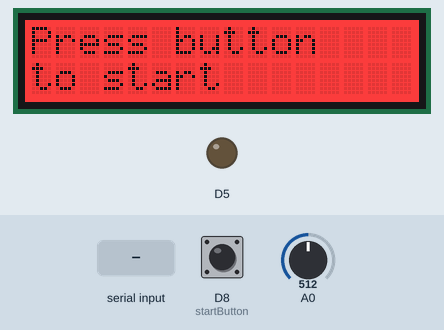
This sketch was run on a simulated ESP8266 (NodeMCU). Parts: 16×2 character LCD, output pins drawn as LEDs (lit = HIGH). The inputs (shaded band) are chosen by the test bench; at power-on: D8 (startButton) LOW, A0 = 512. What the sketch prints to the serial monitor is not drawn.

Above: at 3.9 s.
4.0 s: D8 (startButton) pulled HIGH for 0.7 s
At 5.0 s:
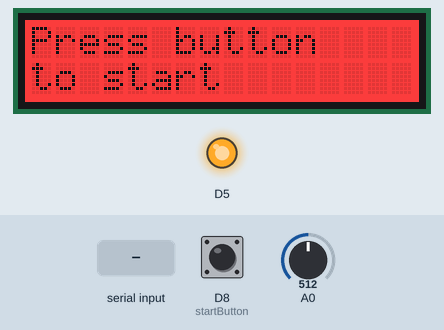
6.2 s: "score:\n" received over Serial
At 7.8 s:
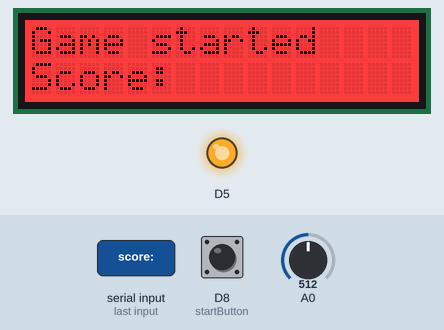
8.6 s: "game_over\n" received over Serial
At 9.4 s:
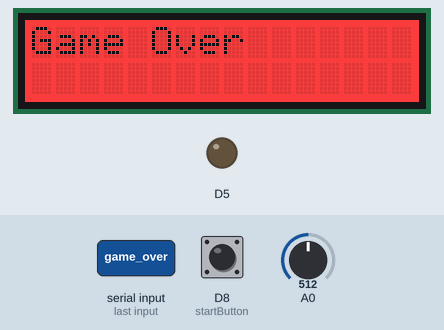
10.2 s: D8 (startButton) pulled HIGH for 3.2 s
At 10.9 s:
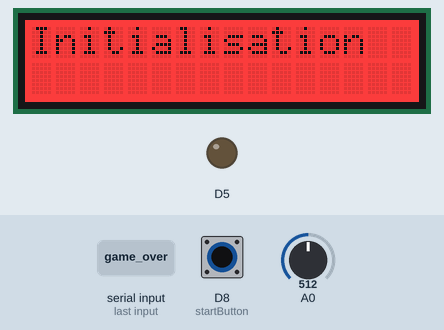
14.9 s: A0 set to 493
17.2 s: A0 set to 270
18.7 s: A0 set to 248
Timing chart, 0 to 21.7 s (numbered marks = the images above; inputs shaded):
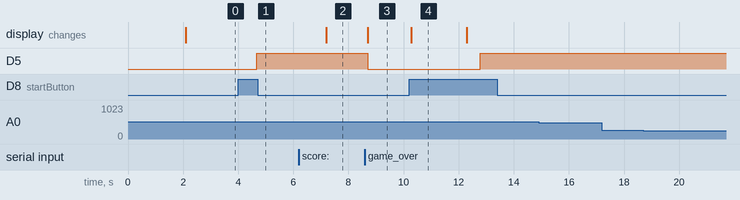

The sketch:

snake_game.ino
```cpp
#include "Application.h"

Application myApplication;

void setup()
{
  // put your setup code here, to run once:
  myApplication.init();
}

void loop()
{
  // put your main code here, to run repeatedly:
  myApplication.run();
}
```

Application.cpp
```cpp
/*********************************************************************
 * @file  Apllication.cpp
 * @author Lin Jen-Siang - Revelli Julie
 * @brief Fichier source de l'application
 *********************************************************************/
#include "Peripheral.h"
#include "Application.h"
#include "Button.h"
#include "Led.h"
#include "LCD.h"
#include "rotaryAngleSensor.h"
#include "PeripheralException.h"
#include <vector>
#include <Arduino.h>


Application::Application() {}

Application::~Application() {}

/**
 * @brief Initializes the application
 */
void Application::init(void)
{
    Serial.begin(115200);   // Open serial communication at 115200 baud
    Serial.println("Initialisation réussie");
}

/**
 * @brief Main method to run the application
 */
void Application::run(void)
{
  // Create instances of peripherals
  LCD myLCD;
  Button startButton(D8);                // Button connected to pin D8
  Led myLed(D5);                         // LED connected to pin D5
  rotaryAngleSensor rotationSensor(A0);  // Rotary angle sensor connected to A0

  // Initialize all peripherals
  myLCD.init();
  startButton.init();
  myLed.init();
  rotationSensor.init();

  try{
    // Wait until the button is pressed to start the game
    while (!startButton.isPress()) {
      myLCD.clear();
      myLCD << "Press button";       // Display prompt on the LCD
      myLCD.setCursor(0, 1);         // Move cursor to the second line
      myLCD << "to start";           // Display prompt continuation
      delay(500);
    }

    // Signal game start via serial output
    Serial.println("start_game");
    delay(500);

    // Main game loop
    while(true){
      myLed.high(); // Turn on the LED to indicate game activity

      // Check if the serial port is unavailable
      if (Serial.available() < 0) {
        throw PeripheralException("Serial port unavailable"); // Throw an exception if the serial port is not accessible
      }

      // If data is available on the serial port
      if (Serial.available() > 0) {
        String message = Serial.readStringUntil('\n');  // Read the serial message until a newline character

        // Handle incoming messages
        // When the message is "score:"
        if (message.startsWith("score:")) {
            String score = message.substring(6);  // Extract the score value
            delay(500);
            myLCD.clear(); // Clear the LCD
            myLCD << "Game started"; // Display Game started message
            myLCD.setCursor(0, 1);
            myLCD << "Score:"; // Display Score message on the second line
            myLCD.setCursor(7, 1);
            myLCD.message(score); // Display the score on the LCD
        }

        //When the message is "game_over"
        if (message.startsWith("game_over")) {
          myLed.low(); // Turn off the LED
          myLCD.clear(); // Clear the LCD
          myLCD << "Game Over"; // Display game over message

          // Wait until the button is pressed to restart the game
          while (!startButton.isPress()) {
            delay(500);
          }
          break; //exit the game loop
        }
      }

      rotationSensor.run(); // Continuously update the rotary sensor data
    }
  // Handle any peripheral-related exceptions
  } catch (const PeripheralException& e) {
    Serial.print("Erreur : ");
    Serial.println(e.getMessage());  // Print the error message to the serial console
  }
}
```

Application.h
```cpp
/*********************************************************************
 * @file  Apllication.h
 * @author Lin Jen-Siang - Revelli Julie
 * @brief Fichier header de l'application
 *********************************************************************/
#ifndef APPLICATION_H_
#define APPLICATION_H_

/**
  * @class Application
  * @brief Classe Application
*/
class Application
{
  public :
    /**
     * @fn Application();
     * @brief Constructeur par defaut
    */
    Application();
    /**
     * @fn Application();
     * @brief Destructeur
    */
    ~Application();
    /**
     * @fn void init(void)
     * @brief Fonction d'initialisation de l'application
    */
    void init(void);
    /**
     * @fn void run(void)
     * @brief Fonction de lancement de l'application
    */
    void run(void);
};
#endif
```

Button.cpp
```cpp
/*********************************************************************
 * @file  Button.cpp
 * @author Lin Jen-Siang - Revelli Julie
 * @brief Implementation file for the Button class
 *********************************************************************/
#include "Button.h"
#include <Arduino.h>

//#define BUTTON_PIN D8

/**
* @brief for the Button class
* @param pin
*/
Button::Button(int pin) : Peripheral("Button"), pin(pin) {};

/**
* @brief Initializes the button
*/
void Button::Button::init() {
  Serial.begin(115200);   // Start the serial connection at 115200 baud.
  pinMode(pin, INPUT);    // Set the specified pin as an input pin.
}

/**
* @brief Checks if the button is pressed
* @return true if the button is pressed, false otherwise
*/
bool Button::isPress() {
  int buttonState = digitalRead(pin); // Read the current state of the pin
    if(buttonState == LOW) {
      return false; // Button is not pressed
    } else {
      return true; // Button is pressed
    }
}
```

Button.h
```cpp
/*********************************************************************
 * @file  Button.h
 * @author Lin Jen-Siang - Revelli Julie
 * @brief Header file for the Button class representing a button peripheral
 *********************************************************************/
#ifndef BUTTON_H_
#define BUTTON_H_

#include "Peripheral.h"

/**
 * @class Button
 * @brief Class representing a button connected as a peripheral
 */
class Button : public Peripheral {
private:
    int pin;  // The digital pin connected to the button

public:
    /**
     * @brief Constructor for the Button class
     * @param pin The pin number where the button is connected
     */
    Button(int pin);

    /**
     * @brief Destructor for the Button class
     */
    ~Button() {}

    /**
     * @brief Initializes the button
     */
    void init() override;

    /**
     * @brief Checks if the button is pressed
     * @return `true` if the button is pressed, `false` otherwise.
     */
    bool isPress();
};

#endif
```

Led.cpp
```cpp
/*********************************************************************
 * @file  Led.cpp
 * @author Lin Jen-Siang - Revelli Julie
 * @brief Implementation file for the Led class
 *********************************************************************/
#include "Led.h"
#include <Arduino.h>

//#define LED_PIN D5

/**
 * @brief Constructor for the Led class
 * @param pin The pin number to which the LED is connected
 */
Led::Led(int pin) : Peripheral("Led"), pin(pin) {}

/**
 * @brief Initializes the LED
 * Sets the pin mode to OUTPUT and ensures the LED is turned off by default.
 */
void Led::init() {
  Serial.begin(115200);        // Initialize serial communication at 115200 baud
  pinMode(pin, OUTPUT);        // Configure the pin as an output
  digitalWrite(pin, LOW);      // Turn the LED off by default
}

/**
 * @brief Turns the LED off
 */
void Led::low() {
  digitalWrite(pin, LOW);      // Turn the LED off
}

/**
 * @brief Turns the LED on
 */
void Led::high() {
  digitalWrite(pin, HIGH);     // Turn the LED on
}
```

Led.h
```cpp
/*********************************************************************
 * @file  Led.h
 * @author Lin Jen-Siang - Revelli Julie
 * @brief Header file for the LED class representing a peripheral LED
 *********************************************************************/
#ifndef LED_H_
#define LED_H_

#include "Peripheral.h"

/**
 * @class Led
 * @brief Class representing an LED connected to a specified pin
 */
class Led : public Peripheral {
private:
    int pin;  // Pin connected to the LED

public:
    /**
     * @brief Constructor for the LED class
     * @param pin The pin number where the LED is connected
     */
    Led(int pin);

    /**
     * @brief Destructor for the LED class
     */
    ~Led() {};

    /**
     * @brief Initializes the LED
     * Sets the LED pin as an OUTPUT and turns it OFF by default.
     */
    void init() override;

    /**
     * @brief Turns the LED ON
     */
    void high();

    /**
     * @brief Turns the LED OFF
     */
    void low();
};

#endif
```

Peripheral.h
```cpp
/*********************************************************************
 * @file  Peripheral.h
 * @author Lin Jen-Siang - Revelli Julie
 * @brief Header file for the base class of all peripherals
 *********************************************************************/
#ifndef PERIPHERAL_H_
#define PERIPHERAL_H_

#include <Arduino.h>
#include <string>

/**
 * @class Peripheral
 * @brief Base class for all peripherals
 */
class Peripheral {
protected:
    String name;  // Name or identifier of the peripheral

public:
    /**
     * @brief Constructor for the Peripheral class
     * @param name The name or identifier of the peripheral
     */
    Peripheral(String name) : name(name) {}

    /**
     * @brief Destructor for the Peripheral class
     */
    virtual ~Peripheral() {}

    /**
     * @brief Pure virtual method for initializing peripherals
     */
    virtual void init() = 0;
};

#endif
```

PeripheralException.h
```cpp
/*********************************************************************
 * @file  PeripheralException.h
 * @author Lin Jen-Siang - Revelli Julie
 * @brief Header file for custom exception handling for peripherals
 *********************************************************************/
#ifndef PERIPHERAL_EXCEPTION_H_
#define PERIPHERAL_EXCEPTION_H_

#include <Arduino.h>
#include <string>

/**
 * @class PeripheralException
 * @brief Custom exception class for handling peripheral errors
 */
class PeripheralException {
private:
    String message; // Error message

public:
    /**
     * @brief Constructor to create a PeripheralException with a message
     * @param msg The error message
     */
    PeripheralException(const String& msg) : message(msg) {}

    /**
     * @brief Method to get the error message
     * @return Error message as a String
     */
    String getMessage() const {
        return message;
    }
};

#endif
```

rotaryAngleSensor.cpp
```cpp
/*********************************************************************
 * @file  rotaryAngleSensor.cpp
 * @author Lin Jen-Siang - Revelli Julie
 * @brief Implementation file for the RotaryAngleSensor class
 *********************************************************************/
#include "rotaryAngleSensor.h"
#include <Arduino.h>

//#define rotary A0

#define fullAngle 300 // Maximum measurable angle in degrees
#define ADC_REF 3.3   // ADC reference voltage
#define GROVE_VCC 3.3 // Grove module operating voltage

/**
 * @brief Constructor for the rotaryAngleSensor class
 * @param pin The pin number connected to the rotary angle sensor
 */
rotaryAngleSensor::rotaryAngleSensor(int pin) : Peripheral("RotaryAngleSensor"), pin(pin) {}

/**
 * @brief Initializes the rotary angle sensor
 * Configures the pin as an input and initializes serial communication
 */
void rotaryAngleSensor::init() {
  pinMode(pin, INPUT);           // Configure the pin as an input
  Serial.begin(115200);          // Start serial communication at 115200 baud
  Serial.println("Rotary Angle Sensor initialized"); // Confirmation message
}

/**
 * @brief Reads the rotary angle sensor and prints the direction
 * Calculates the current angle from the sensor's analog input and maps it to a direction
 */
void rotaryAngleSensor::run(void) {
  float voltage;                          // Variable to store the calculated voltage
  int sensorValue = analogRead(pin);      // Read the sensor's analog value
  voltage = (float)sensorValue * ADC_REF / 1023; // Convert the analog value to a voltage
  float degrees = (voltage * fullAngle) / GROVE_VCC; // Map the voltage to an angle in degrees

  // Determine the direction based on the angle
  if (degrees >= 0 && degrees < 75) {
    Serial.println("up");  // Angle corresponds to "up"
  }
  else if (degrees >= 75 && degrees < 150) {
    Serial.println("right");  // Angle corresponds to "right"
  }
  else if (degrees >= 150 && degrees < 225) {
    Serial.println("down");  // Angle corresponds to "down"
  }
  else if (degrees >= 225) {
    Serial.println("left");  // Angle corresponds to "left"
  }

  delay(500); // Add a delay to prevent rapid serial output
}
```

rotaryAngleSensor.h
```cpp
/*********************************************************************
 * @file  rotaryAngleSensor.h
 * @author Lin Jen-Siang - Revelli Julie
 * @brief Header file for the rotary angle sensor class
 *********************************************************************/
#ifndef ROTARYANGLESENSOR_H_
#define ROTARYANGLESENSOR_H_

#include "Peripheral.h"

/**
  * @class rotaryAngleSensor
  * @brief Represents a rotary angle sensor and its functionalities
*/
class rotaryAngleSensor : public Peripheral {
  private:
    int pin; // Pin connected to the rotary angle sensor

  public:
    /**
     * @brief Constructor for the rotary angle sensor
     * @param pin The pin number connected to the rotary angle sensor
    */
    rotaryAngleSensor(int pin);

    /**
     * @brief Destructor for the rotary angle sensor
    */
    ~rotaryAngleSensor() {};

    /**
     * @brief Initializes the rotary angle sensor
    */
    void init() override;

    /**
     * @brief Reads the sensor value and prints the corresponding direction
    */
    void run();
};

#endif
```

LCD.cpp
```cpp
/*********************************************************************
 * @file  LCD.cpp
 * @author Lin Jen-Siang - Revelli Julie
 * @brief Implementation file for the LCD class
 *********************************************************************/
#include "LCD.h"
#include "rgb_lcd.h"
#include <Arduino.h>

/**
 * @brief Constructor for the LCD class
 */
LCD::LCD() : Peripheral("LCD") {}

/**
 * @brief Initializes the LCD
 * Configures the LCD with default settings: 16x2 dimensions and a default RGB color.
 */
void LCD::init() {
  Serial.begin(115200);         // Initialize serial communication at 115200 baud
  lcd.begin(16, 2);             // Set up the LCD with 16 columns and 2 rows
  lcd.setRGB(colorR, colorG, colorB); // Set the default background color
  lcd.print("Initialisation");  // Display the initialization message
  delay(2000);                  // Wait for 2 seconds
  lcd.clear();                  // Clear the screen
}

/**
 * @brief Clears the LCD display
 * Resets the cursor position to the top-left corner.
 */
void LCD::clear() {
  lcd.clear();                 // Clear the LCD screen
  lcd.setCursor(0, 0);         // Set the cursor to column 0, row 0
}

/**
 * @brief Displays a message on the LCD
 * @param message The message to display
 */
void LCD::message(const String message) {
  lcd.print(message);          // Print the message to the LCD
}

/**
 * @brief Sets the cursor position on the LCD
 * @param col The column index (starting at 0)
 * @param row The row index (starting at 0)
 */
void LCD::setCursor(int col, int row) {
  lcd.setCursor(col, row);     // Set the cursor to the specified column and row
}

/**
 * @brief Gradually changes the LCD backlight color
 * Smoothly transitions the RGB color through a gradient.
 */
void LCD::progChangeColor() {
  // Increase RGB values gradually
  for (int i = 0; i <= 255; i++) {
    lcd.setRGB(i, 255 - i, i / 2); // Set RGB values dynamically
    delay(10);                    // Delay for smooth transition
  }

  // Decrease RGB values gradually
  for (int i = 255; i >= 0; i--) {
    lcd.setRGB(i, 255 - i, i / 2); // Set RGB values dynamically
    delay(10);                    // Delay for smooth transition
  }
}

/**
 * @brief Overloads the `<<` operator to print messages to the LCD
 * @param message The message to display
 * @return Reference to the current LCD object
 */
LCD& LCD::operator<<(const String& message) {
  this->message(message);      // Call the message method to display the text
  return *this;                // Return the current object for chaining
}
```

LCD.h
```cpp
/*********************************************************************
 * @file  LCD.h
 * @author Lin Jen-Siang - Revelli Julie
 * @brief Header file for the LCD class representing an RGB LCD screen
 *********************************************************************/
#ifndef LCD_H_
#define LCD_H_

#include "Peripheral.h"
#include "rgb_lcd.h"

/**
 * @class LCD
 * @brief Class representing an RGB LCD connected as a peripheral
 */
class LCD : public Peripheral {
private:
    rgb_lcd lcd;  // Instance of the `rgb_lcd` object to interface with the LCD

    // RGB color constants for default display color
    const int colorR = 255;
    const int colorG = 0;
    const int colorB = 0;

public:
    /**
     * @brief Constructor for the LCD class
     */
    LCD();

    /**
     * @brief Destructor for the LCD class
     */
    ~LCD() {};

    /**
     * @brief Initializes the LCD screen
     */
    void init() override;

    /**
     * @brief Clears the LCD screen
     */
    void clear();

    /**
     * @brief Displays a message on the LCD screen
     * @param message The message string to display
     */
    void message(const String message);

    /**
     * @brief Sets the cursor position on the LCD screen
     * @param col The column position on the screen (0-15)
     * @param row The row position on the screen (0-1)
     */
    void setCursor(int col, int row);

    /**
     * @brief Changes the LCD's RGB color gradually
     */
    void progChangeColor();

    /**
     * @brief Overloaded operator `<<` for easy message printing
     * @param message The message string to display
     * @return A reference to the current LCD object
     */
    LCD& operator<<(const String& message);
};

#endif
```

Measured:
- after the input at 4.0 s, D5: LOW → HIGH after 0.67 s
- after the input at 6.2 s, the display: changes after 0.99 s (image 2)
- after the input at 8.6 s, D5: HIGH → LOW after 0.09 s; the display: changes after 0.11 s (image 3)
- after the input at 10.2 s, D5: LOW → HIGH after 2.6 s; the display: changes after 0.08 s (image 4)
- after the input at 14.9 s, every drawn part: stays the same
- after the input at 17.2 s, every drawn part: stays the same
- after the input at 18.7 s, every drawn part: stays the same
- what the display in image 4 shows lasts 2.0 s, from 10.3 s to 12.3 s
